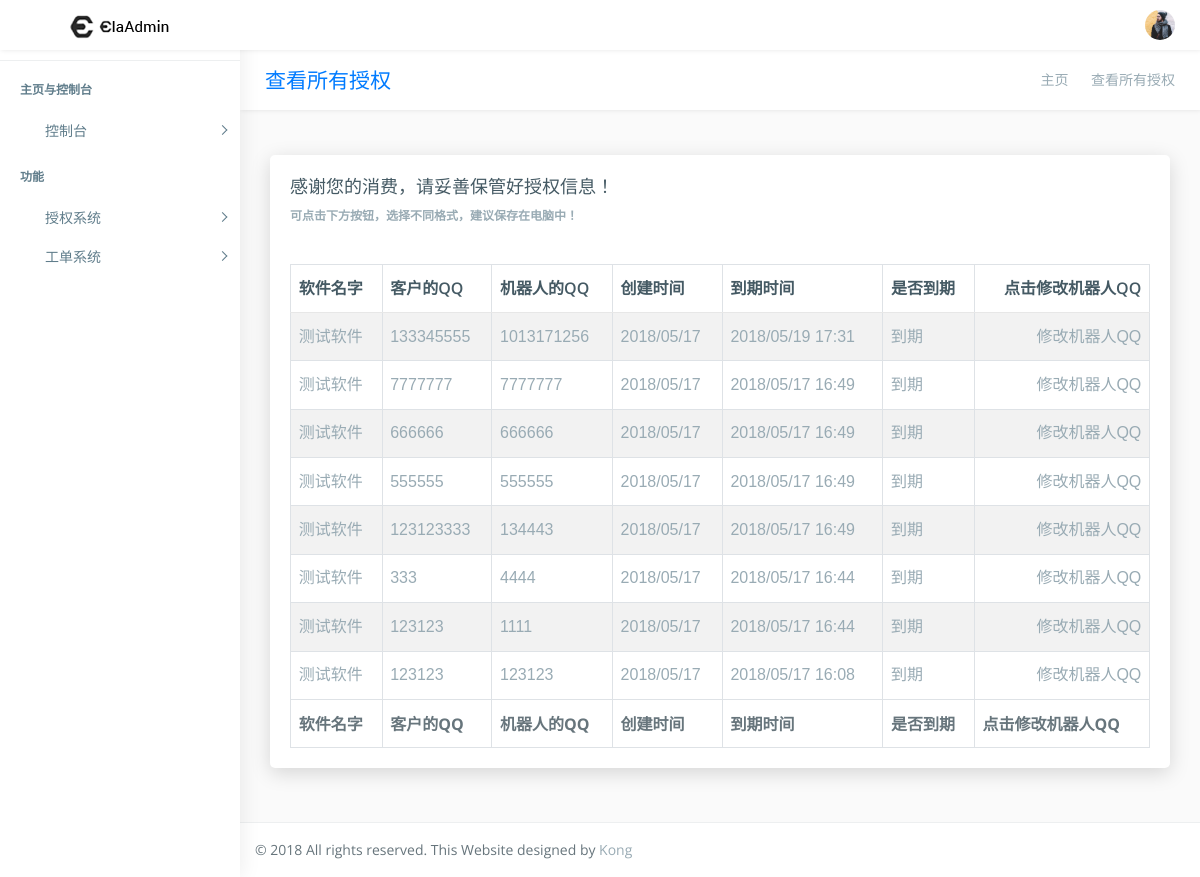
The page /check_all_auth/ (signed in) on the database its author committed.
### main_app/models.py (models this page shows, shortened)
class Software(models.Model):
    software_id = models.PositiveIntegerField(verbose_name="软件ID", unique=True)
    software_name = models.CharField(verbose_name="软件名", max_length=30)
    software_version_number = models.CharField(verbose_name="软件版本号", max_length=30,default="V1.0")
    software_each_time = models.PositiveIntegerField(verbose_name="套餐时间（按小时计算）",default=720)
    software_cost = models.PositiveIntegerField(verbose_name="套餐价格",default=10)
    software_try = models.BooleanField(verbose_name="是否开启试用",default=False)

class Authorization(models.Model):
    software = models.ForeignKey(Software, verbose_name="软件对象")
    customer_QQ = models.PositiveIntegerField(verbose_name="客户的QQ")
    proxy_man = models.ForeignKey(User,verbose_name="代理")
    bot_QQ = models.PositiveIntegerField("机器人的QQ")
    begin_time = models.DateField(verbose_name="创建时间",auto_now_add=True)
    deadline_time = models.DateTimeField(verbose_name="到期时间",default=datetime.datetime.now())

### main_app/views/web/base_web.py (the view)
# urls.py: url(r'^check_all_auth/$',check_all_auth,name='check_all_auth'),
@login_required
def check_all_auth(request):
    context = {}
    try:  #查找授权
        auths = Authorization.objects.filter(proxy_man=request.user).order_by('id')
        auths_list =[]
        auths = auths.reverse()
        for i in auths:
            a = {"software":i.software,"customer_QQ":i.customer_QQ,"bot_QQ":i.bot_QQ,"begin_time":i.begin_time,"deadline_time":i.deadline_time,"pk":i.pk}
            auths_list.append(a)
            if i.deadline_time < timezone.now():
                a["auths_state"] = False
            else:
                a["auths_state"] = True
        context["auths_list"] = auths_list
    except:
        pass
    return render(request,'page-auth.html',context)

### templates/page-auth.html (shortened to what this page needs)
{% extends "base.html" %}
{% load staticfiles %}
{% block wrapper %}
        <div class="page-wrapper">
            <div class="row page-titles">
                <div class="col-md-5 align-self-center">
                    <h3 class="text-primary">查看所有授权</h3> </div>
                <div class="col-md-7 align-self-center">
                    <ol class="breadcrumb">
                        <li class="breadcrumb-item"><a href="{% url "index" %}">主页</a></li>
                        <li class="breadcrumb-item active">查看所有授权</li>
                    </ol>
                </div>
            </div>
            <div class="container-fluid">
                <div class="row">
                    <div class="col-12">
                        <div class="card">
                            <div class="card-body">
                                <h4 class="card-title">感谢您的消费，请妥善保管好授权信息！</h4>
                                <h6 class="card-subtitle"><strong>可点击下方按钮，选择不同格式，建议保存在电脑中！</strong></h6>
                                <div class="table-responsive m-t-40">
                                    <table id="example23" class="display nowrap table table-hover table-striped table-bordered" cellspacing="0" width="100%">
                                        <thead>
                                            <tr>
                                                <th>软件名字</th>
                                                <th>客户的QQ</th>
                                                <th>机器人的QQ</th>
                                                <th>创建时间</th>
                                                <th>到期时间</th>
                                                <th>是否到期</th>
                                                <th>点击修改机器人QQ</th>
                                            </tr>
                                        </thead>
                                        <tfoot>
                                            <tr>
                                                <th>软件名字</th>
                                                <th>客户的QQ</th>
                                                <th>机器人的QQ</th>
                                                <th>创建时间</th>
                                                <th>到期时间</th>
                                                <th>是否到期</th>
                                                <th>点击修改机器人QQ</th>
                                            </tr>
                                        </tfoot>
                                        <tbody>
                                        {% if auths_list %}
                                        {% for i in auths_list %}
                                            <tr>
                                                <td>{{ i.software.software_name }}</td>
                                                <td>{{ i.customer_QQ }}</td>
                                                <td>{{ i.bot_QQ}}</td>
                                                <td>{{ i.begin_time|date:"Y/m/d" }}</td>
                                                <td>{{ i.deadline_time|date:"Y/m/d H:i" }}</td>
                                                {% if i.auths_state %}
                                                    <td>正常</td>
                                                {% else %}
                                                    <td>到期</td>
                                                {% endif %}
                                                <td><a href="{% url "check_auth" pk=i.pk %}">修改机器人QQ</a></td>
                                            </tr>
                                        {% endfor %}
                                        {% endif %}
                                        </tbody>
                                    </table>
                                </div>
                            </div>
                        </div>
                    </div>
                </div>
            </div>
{% endblock wrapper %}

### main_app/static/css/helper.css (style rules this page uses)
.m-t-40 { margin-top: 40px!important; }

### rows shown on the page
Software: software.software_name "测试软件", customer_QQ "133345555", bot_QQ "1013171256", begin_time "2018/05/17", deadline_time "2018/05/19 17:31", customer_QQ "7777777", bot_QQ "7777777", deadline_time "2018/05/17 16:49", customer_QQ "666666", bot_QQ "666666", customer_QQ "555555", bot_QQ "555555", customer_QQ "123123333", bot_QQ "134443", customer_QQ "333", bot_QQ "4444", deadline_time "2018/05/17 16:44", customer_QQ "123123", bot_QQ "1111", bot_QQ "123123", deadline_time "2018/05/17 16:08"
